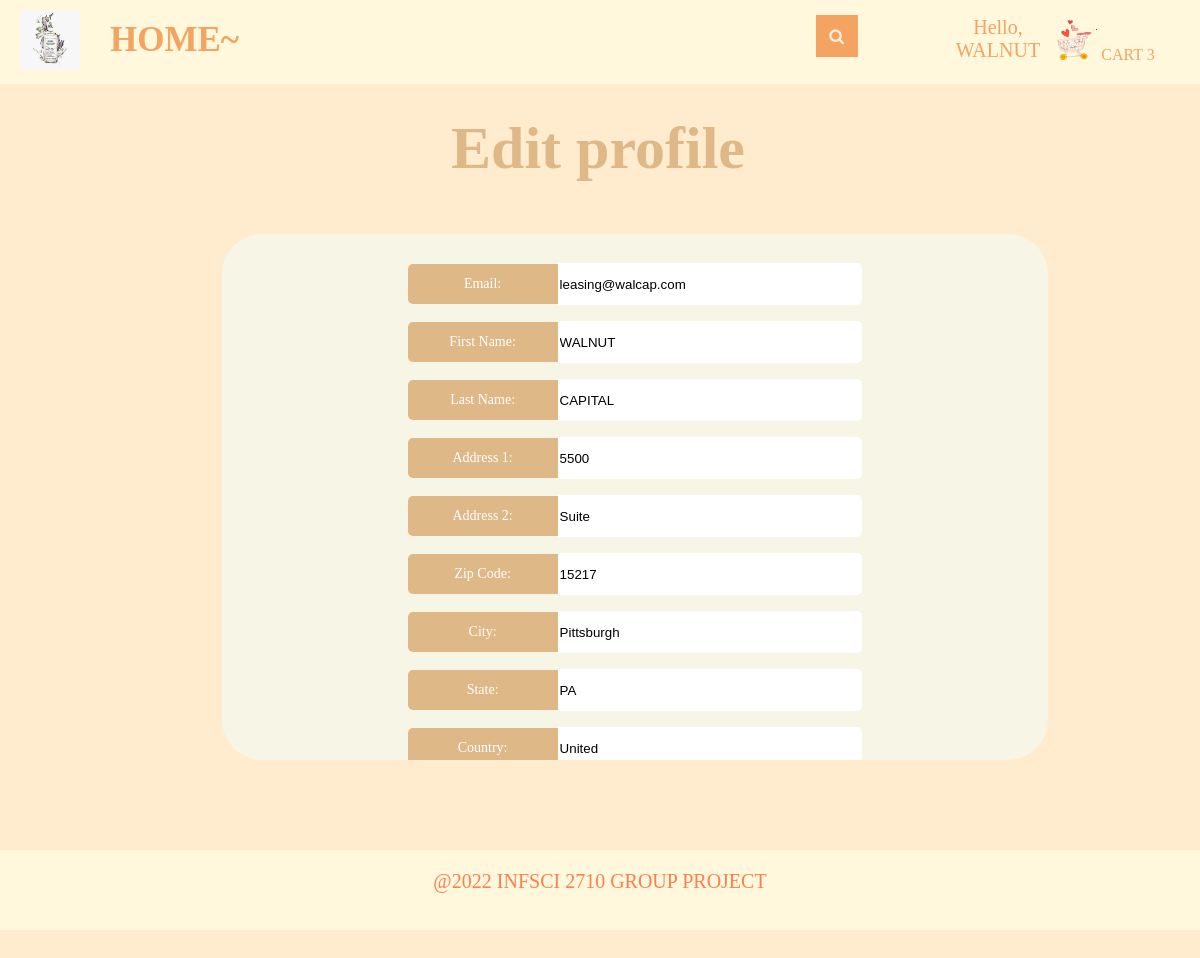
Screenshot of /account/profile/edit (signed in) with the database file from the repository.
### tables this page shows
CREATE TABLE "customers" (
  "customer_id" INTEGER NOT NULL PRIMARY KEY AUTOINCREMENT,
  "password" TEXT,
  "email" TEXT,
  "firstName" TEXT,
  "lastName" TEXT,
  "address1" TEXT,
  "address2" TEXT,
  "zipcode" TEXT,
  "city" TEXT,
  "state" TEXT,
  "country" TEXT,
  "phone" TEXT,
  "customer_kind" TEXT,
  "marriage_status" TEXT,
  "gender" TEXT,
  "age" TEXT,
  "personal_annual_income" TEXT,
  "business_category" TEXT,
  "company_annual_income" TEXT
);

### main.py (the view)
@app.route("/account/profile/edit")
def editProfile():
    if 'email' not in session:
        return redirect(url_for('root'))
    loggedIn, firstName, noOfItems = getLoginDetails()
    with sqlite3.connect('database.db') as conn:
        cur = conn.cursor()
        cur.execute(
            "SELECT customer_id, email, firstName, lastName, address1, address2, zipcode, city, state, country, phone FROM customers WHERE email = ?",
            (session['email'],))
        profileData = cur.fetchone()
        cur.execute("SELECT customer_kind From customers WHERE email = ?", (session['email'],))
        customerKindData = cur.fetchone()
        customerBusinessData = []
        customerPersonalData = []
        if customerKindData[0] == "business":
            cur.execute('SELECT business_category, company_annual_income From customers WHERE email = ?',
                        (session['email'],))
            customerBusinessData = cur.fetchone()
        else:
            cur.execute('SELECT marriage_status, gender, age, personal_annual_income From customers WHERE email = ?',
                        (session['email'],))
            customerPersonalData = cur.fetchone()
    conn.close()
    return render_template("editProfile.html", profileData=profileData, customerKindData=customerKindData,
                           customerBusinessData=customerBusinessData, customerPersonalData=customerPersonalData,
                           loggedIn=loggedIn, firstName=firstName, noOfItems=noOfItems)

### main.py (called while the page is built)
def getLoginDetails():
    with sqlite3.connect('database.db') as conn:
        cur = conn.cursor()
        if 'email' not in session:
            loggedIn = False
            firstName = ''
            noOfItems = 0
        else:
            loggedIn = True
            cur.execute("SELECT customer_id, firstName FROM customers WHERE email = ?", (session['email'],))
            customer_id, firstName = cur.fetchone()
            cur.execute("SELECT count(productId) FROM cart WHERE userId = ?", (customer_id,))
            noOfItems = cur.fetchone()[0]
    conn.close()
    return (loggedIn, firstName, noOfItems)

### templates/editProfile.html (shortened to what this page needs)
<!DOCTYPE HTML>
<html>
<head>
    <link rel="stylesheet" href={{ url_for('static', filename='css/profileHome.css') }} />
    <link rel="stylesheet" href={{ url_for('static', filename='css/register.css') }} />
    <link rel="stylesheet" href={{ url_for('static', filename='css/editProfile.css') }} />
    <link rel="stylesheet" href={{url_for('static', filename='css/bodyGeneral.css')}} />
    <link rel="stylesheet" href={{ url_for('static', filename='css/topStyle.css') }} />
    <link rel="stylesheet" href={{ url_for('static', filename='css/footer.css') }} />
    <link rel="stylesheet" href="https://maxcdn.bootstrapcdn.com/font-awesome/4.5.0/css/font-awesome.min.css">
</head>
<body>
    <div id="title">
            <a href="/logout">
                <img id="logo" src= {{ url_for('static', filename='images/logo.png') }} />
            </a>
            <div class="home_btn">
                <a href="/home">
                    <strong>HOME~</strong>
                </a>
            </div>
            <div class = "Search">
                <form>
		            <input id="searchBox" type="text" name="searchQuery" placeholder="SEARCH....">
		            <button id="searchButton" type="submit" value="Search"></button>
		        </form>
            </div>
            {% if not loggedIn %}
            <div id="signInButton">
                <img id = "client " src= {{ url_for('static', filename='images/client.png')}}/>
                <a class="link" href="/loginForm">SIGN IN</a>
            </div>
            {% else %}
            <div class="dropdown">
                <button class="dropbtn">Hello, <br>{{firstName}}</button>
            </div>
            {% endif %}
        <div id="cart">
            <a class="link" href="/cart">
                <img src={{url_for('static', filename='images/shoppingCart.png')}} id="cartIcon" />
                CART {{noOfItems}}
            </a>
        </div>
    </div>
        <div class="display_profile">
            <h1>Edit profile</h1>
            <div id="profile_frame">
                <form action="/updateProfile" method="POST">
                    <p><label class="label_input">Email:</label><input type="email" name="email" value={{profileData[1]}} readonly="readonly" class="text_field"></p>
                    <p><label class="label_input">First Name:</label><input type="text" name="firstName" class="text_field" value={{profileData[2]}}></p>
                    <p><label class="label_input">Last Name:</label><input type="text" name="lastName" class="text_field" value={{profileData[3]}}></p>
                    <p><label class="label_input">Address 1:</label><input type="text" name="address1" class="text_field" value={{profileData[4]}}></p>
                    <p><label class="label_input">Address 2:</label><input type="text" name="address2" class="text_field" value={{profileData[5]}}></p>
                    <p><label class="label_input">Zip Code:</label><input type="text" name="zipcode" class="text_field" value={{profileData[6]}}></p>
                    <p><label class="label_input">City:</label><input type="text" name="city" class="text_field" value={{profileData[7]}}></p>
                    <p><label class="label_input">State:</label><input type="text" name="state" class="text_field" value={{profileData[8]}}></p>
                    <p><label class="label_input">Country:</label><input type="text" name="country" class="text_field" value={{profileData[9]}}></p>
                </form>
            </div>
        </div>
    <footer>
        <div class="footer_container">
            <p>@2022 INFSCI 2710 GROUP PROJECT</p>
        </div>
    </footer>
</body>
</html>

### static/css/register.css (style rules this page uses)
h1 { color: burlywood; margin:30px; font-family: "Palace Script MT"; font-size: 60px; text-align: center; }
form p > * { display: inline-block; vertical-align: middle; }
.label_input { font-size: 14px; font-family: "Times New Roman"; width: 150px; height: 40px; line-height: 40px; text-align: center; color: white; background-color: burlywood; border-top-left-radius: 5px; border-bottom-left-radius: 5px; }
.text_field { width: 300px; height: 40px; border-top-right-radius: 5px; border-bottom-right-radius: 5px; border: 0; }

### static/css/editProfile.css (style rules this page uses)
#profile_frame { width: 800px; height: 500px; padding: 13px; position: absolute; left: 35%; top: 40%; margin-left: -200px; margin-top: -200px; background-color: rgba(240, 255, 255, 0.5); border-radius: 40px; text-align: center; overflow:scroll; }

### static/css/bodyGeneral.css (style rules this page uses)
html,body { margin: 0; padding: 0; height: 100%; }
body { background: blanchedalmond; }
#cartItems, .display_product, .display_profile, .display_frame, .display_store { width: 98%; margin-left: 10px; margin-right: 10px; height: 100%; position:relative; top:84px; }

### static/css/topStyle.css (style rules this page uses)
#logo { height: 60px; width: 60px; margin-left: 20px; margin-top: 10px; margin-bottom: 10px; margin-right: 20px; float: left; }
#title { background-color: cornsilk; height: 84px; position: fixed; top:0px; display: flex; width: 100%; margin-bottom: 0px; z-index: 2; }
.home_btn { height: 64px; margin-bottom: 10px; margin-top:10px; padding: 10px; }
.home_btn a { position: relative; text-align: center; text-decoration: none; font-family: "Palace Script MT"; font-size: 35px; color: sandybrown; }
.Search { width: 70%; }
.Search form { padding:15px; height: 100%; }
.Search input { height: 42px; width: 0; padding: 0 42px 0 15px; border: none; border-bottom: 2px solid transparent; outline: none; background: transparent; transition: .4s cubic-bezier(0, 0.8, 0, 1); position: relative; top: 0; right:0; float: right; z-index: 2; font-family: "Palace Script MT"; font-size:20px; }
.Search button { background: sandybrown; border: none; height: 42px; width: 42px; position: relative; top: 0; right: 0; float: right; margin-right: -15px; cursor: pointer; }
.Search button:before { content: "\f002"; font-family: FontAwesome; font-size: 16px; color: #F9F0DA; }
.dropbtn { background-color: cornsilk; color: sandybrown; padding: 16px; font-family: "Palace Script MT"; font-size: 20px; border: none; cursor: pointer; }
.dropdown { width: 15%; position: relative; float: left; left:25px; }
#cart { width: 15%; color: white; margin-top: 20px; margin-bottom: 20px; float: left; }
#cart img { width: 40px; height: 40px; }
#cartIcon { height: 30px; width: 30px; }
#cart a, #signInButton a { text-decoration: none; font-family: "Palace Script MT"; color: sandybrown; }

### static/css/footer.css (style rules this page uses)
footer { background: cornsilk; display: block; position: relative; bottom: 0; width: 100%; height: 10%; z-index: 10000; }
.footer_container p { position: relative; top: 20px; color: coral; text-align: center; font-family: "Times New Roman"; font-size: 20px; }

### rows the page displays
customers: firstName "WALNUT", email "leasing@walcap.com", lastName "CAPITAL", address1 "5500", address2 "Suite", zipcode "15217", city "Pittsburgh", state "PA", country "United"

### other values shown
{{ noOfItems }} "3"
